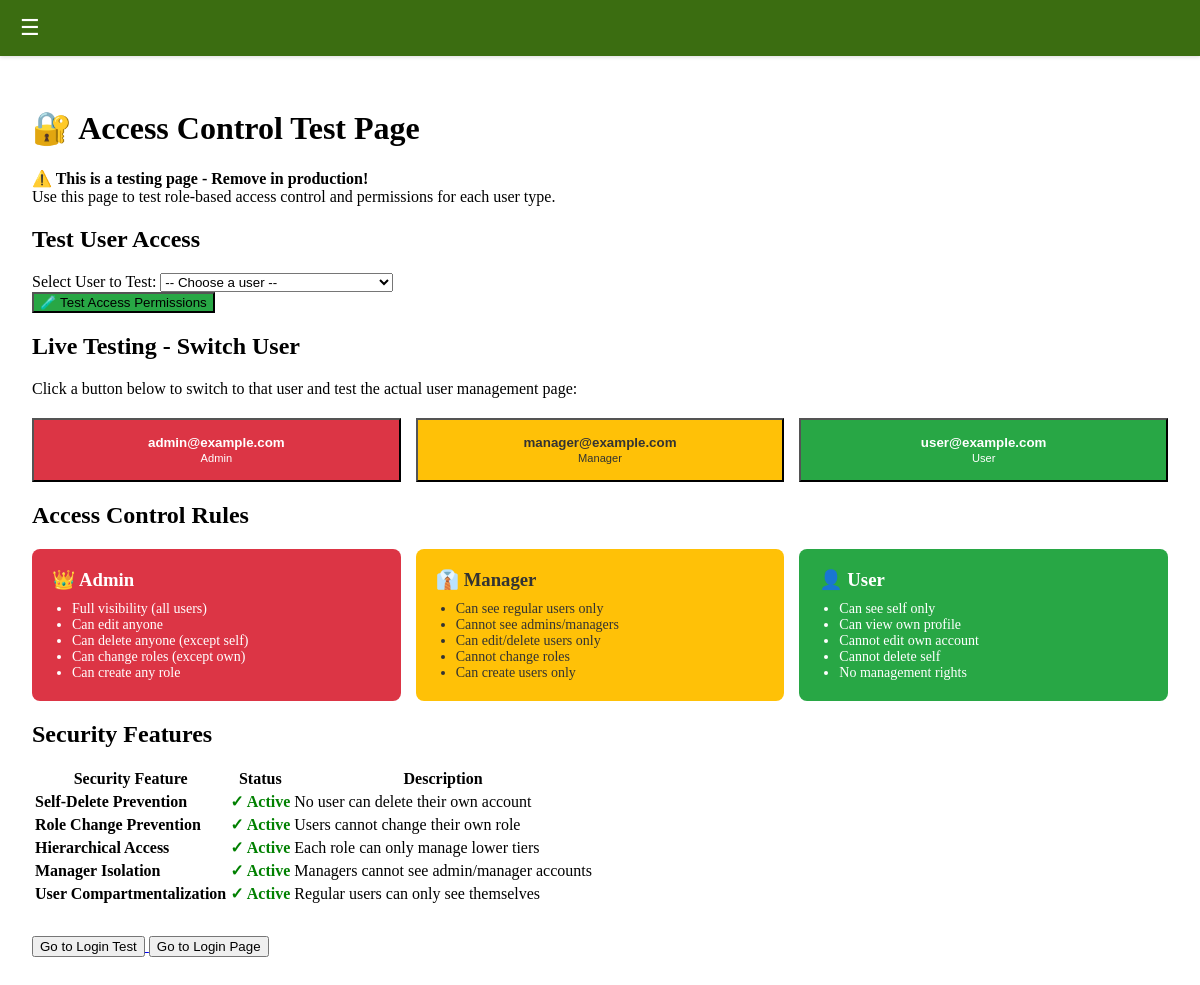
Screenshot of /tests/test-access.php (signed in) with the database file from the repository.
### tables this page shows
CREATE TABLE users (
    id INT AUTO_INCREMENT PRIMARY KEY,
    member_id INT NULL UNIQUE,
    email VARCHAR(255) UNIQUE NOT NULL,
    password VARCHAR(255) NOT NULL,
    role ENUM('admin', 'manager', 'user') DEFAULT 'user',
    account_status ENUM('Active', 'Inactive') DEFAULT 'Active',

     
    is_verified TINYINT(1) DEFAULT 0,
    verification_token VARCHAR(64),
    email_verification_expires DATETIME NULL,

    created_at TIMESTAMP DEFAULT CURRENT_TIMESTAMP,
    updated_at TIMESTAMP DEFAULT CURRENT_TIMESTAMP ON UPDATE CURRENT_TIMESTAMP,

    FOREIGN KEY (member_id) REFERENCES members(id) ON DELETE SET NULL
);

### tests/test-access.php (the view, shortened to what this page needs)
<?php
require_once '../config/config.php';
require_once '../config/functions.php';
$stmt = $pdo->prepare("SELECT id, email, role, is_verified FROM users ORDER BY
    CASE role
        WHEN 'admin' THEN 1
        WHEN 'manager' THEN 2
        WHEN 'user' THEN 3
    END, email");
$stmt->execute();
$allUsers = $stmt->fetchAll(PDO::FETCH_ASSOC);
?>
<h1>🔐 Access Control Test Page</h1>
<div class="info-box">
    <strong>⚠️ This is a testing page - Remove in production!</strong><br>
    Use this page to test role-based access control and permissions for each user type.
</div>
<h2>Test User Access</h2>
<form method="POST">
    <div class="form-group">
        <label for="test_user_id">Select User to Test:</label>
        <select id="test_user_id" name="test_user_id" required>
            <option value="">-- Choose a user --</option>
        </select>
    </div>
    <button type="submit" name="test_access" style="background: #28a745;">
        🧪 Test Access Permissions
    </button>
</form>
<h2>Live Testing - Switch User</h2>
<p>Click a button below to switch to that user and test the actual user management page:</p>
<div style="display: grid; grid-template-columns: repeat(auto-fit, minmax(250px, 1fr)); gap: 15px; margin: 20px 0;">
    <?php foreach ($allUsers as $user): ?>
        <form method="POST" style="margin: 0;">
            <button type="submit" name="switch_user"
                    style="width: 100%; padding: 15px; background: <?php
                        echo $user['role'] === 'admin' ? '#dc3545' :
                            ($user['role'] === 'manager' ? '#ffc107' : '#28a745');
                    ?>; color: <?php echo $user['role'] === 'manager' ? '#333' : 'white'; ?>;">
                <strong><?php echo htmlspecialchars($user['email']); ?></strong><br>
                <small><?php echo ucfirst($user['role']); ?></small>
            </button>
        </form>
    <?php endforeach; ?>
</div>
<h2>Access Control Rules</h2>
<div style="display: grid; grid-template-columns: repeat(auto-fit, minmax(300px, 1fr)); gap: 15px; margin: 20px 0;">
    <div style="background: #dc3545; color: white; padding: 20px; border-radius: 8px;">
        <h3 style="margin: 0 0 10px 0;">👑 Admin</h3>
        <ul style="margin: 0; padding-left: 20px; font-size: 14px;">
            <li>Full visibility (all users)</li>
            <li>Can edit anyone</li>
            <li>Can delete anyone (except self)</li>
            <li>Can change roles (except own)</li>
            <li>Can create any role</li>
        </ul>
    </div>
    <div style="background: #ffc107; color: #333; padding: 20px; border-radius: 8px;">
        <h3 style="margin: 0 0 10px 0;">👔 Manager</h3>
        <ul style="margin: 0; padding-left: 20px; font-size: 14px;">
            <li>Can see regular users only</li>
            <li>Cannot see admins/managers</li>
            <li>Can edit/delete users only</li>
            <li>Cannot change roles</li>
            <li>Can create users only</li>
        </ul>
    </div>
    <div style="background: #28a745; color: white; padding: 20px; border-radius: 8px;">
        <h3 style="margin: 0 0 10px 0;">👤 User</h3>
        <ul style="margin: 0; padding-left: 20px; font-size: 14px;">
            <li>Can see self only</li>
            <li>Can view own profile</li>
            <li>Cannot edit own account</li>
            <li>Cannot delete self</li>
            <li>No management rights</li>
        </ul>
    </div>
</div>
<h2>Security Features</h2>
<table>
    <thead>
        <tr>
            <th>Security Feature</th>
            <th>Status</th>
            <th>Description</th>
        </tr>
    </thead>
    <tbody>
        <tr>
            <td><strong>Self-Delete Prevention</strong></td>
            <td><span style="color: green; font-weight: bold;">✓ Active</span></td>
            <td>No user can delete their own account</td>
        </tr>
        <tr>
            <td><strong>Role Change Prevention</strong></td>
            <td><span style="color: green; font-weight: bold;">✓ Active</span></td>
            <td>Users cannot change their own role</td>
        </tr>
        <tr>
            <td><strong>Hierarchical Access</strong></td>
            <td><span style="color: green; font-weight: bold;">✓ Active</span></td>
            <td>Each role can only manage lower tiers</td>
        </tr>
        <tr>
            <td><strong>Manager Isolation</strong></td>
            <td><span style="color: green; font-weight: bold;">✓ Active</span></td>
            <td>Managers cannot see admin/manager accounts</td>
        </tr>
        <tr>
            <td><strong>User Compartmentalization</strong></td>
            <td><span style="color: green; font-weight: bold;">✓ Active</span></td>
            <td>Regular users can only see themselves</td>
        </tr>
    </tbody>
</table>
<p style="margin-top: 30px;">
    <a href="<?php echo BASE_URL; ?>/test-login.php">
        <button>Go to Login Test</button>
    </a>
    <a href="<?php echo BASE_URL; ?>/index.php">
        <button>Go to Login Page</button>
    </a>
</p>

### rows the page displays
users: email "admin@example.com", role "Admin"
users: email "manager@example.com", role "Manager"
users: email "user@example.com", role "User"
